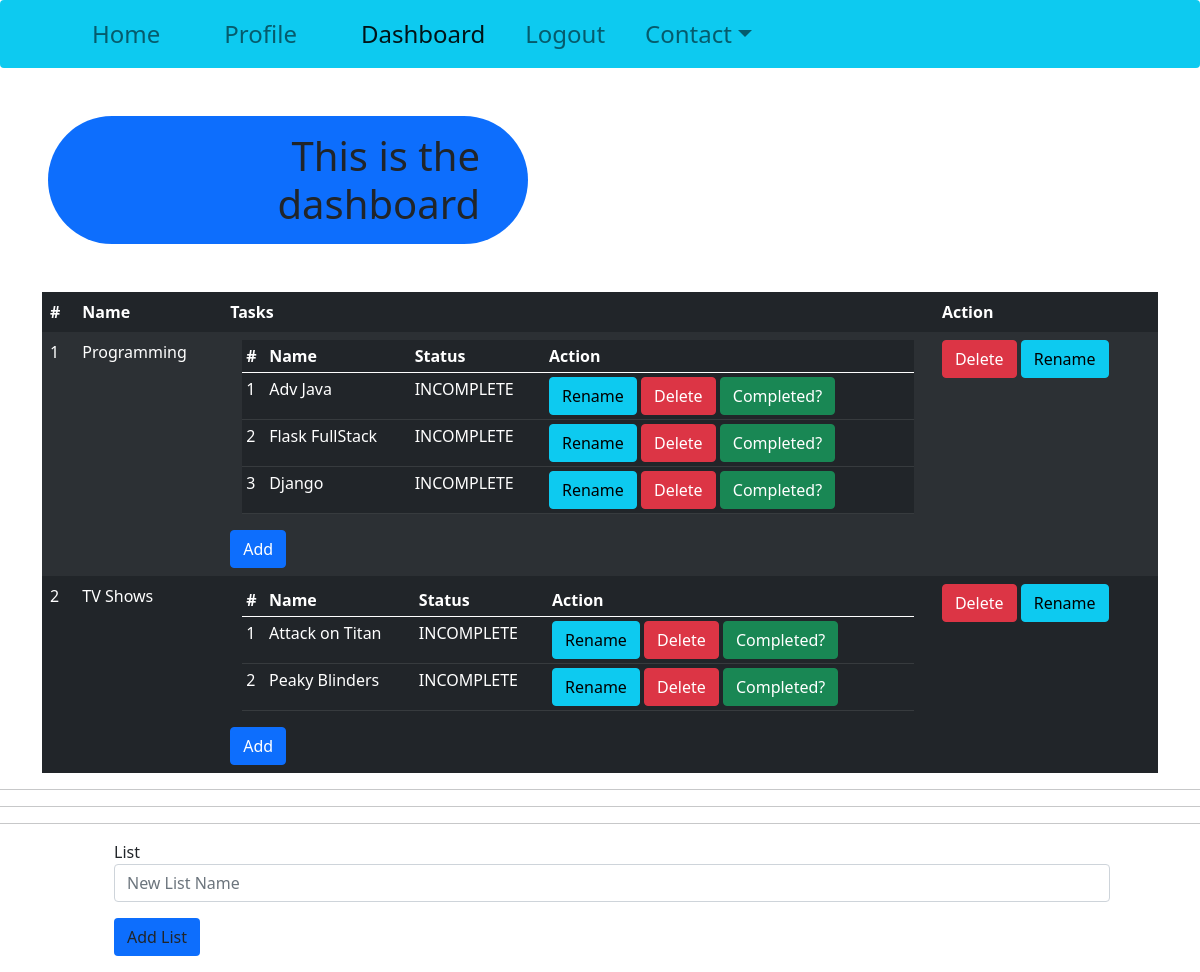
The app's page /dashboard (signed in) with its own data.
### todo/models.py (models this page shows, shortened)
class Lists(db.Model):
    Id = db.Column(db.Integer, primary_key=True)
    name = db.Column(db.String(200), nullable=False)
    tasks = db.relationship('Tasks', backref='listName', lazy=True, cascade="all")
    uid = db.Column(db.Integer, db.ForeignKey('users.Id', ondelete="CASCADE"), nullable=False)

class Tasks(db.Model):
	Id = db.Column(db.Integer, primary_key=True)
	taskName = db.Column(db.String(100), nullable=False, unique=True)
	status = db.Column(db.Boolean, default=False)
	tid = db.Column(db.Integer, db.ForeignKey('lists.Id', ondelete='CASCADE'), nullable=False)

### todo/routes.py (the view)
@app.route('/dashboard', methods=['GET', 'POST'])
def dashboard():
    currentUser = Users.query.filter_by(username=session.get('username')).first()
    tasks = []
    if currentUser.lists and len(currentUser.lists) == 0:
        tasks = []
    else:
        tasks = currentUser.lists
    addList = AddListForm()
    if addList.validate_on_submit():
        currList = Lists(name=addList.List.data, uid=int(currentUser.Id))
        db.session.add(currList)
        db.session.commit()
        flash('A new list was added to your to-do manager!', 'success')
        return redirect(url_for('dashboard'))
    return render_template('dashboard.html', title="Dashboard", dashboard=True, lists=tasks, form=addList, displayList=True, displayTask=False)

### todo/forms.py (shortened to what this page needs)
class AddListForm(FlaskForm):
	add = SubmitField('Add List')
	List = StringField(validators=[DataRequired(), Length(min=5)])

### todo/templates/dashboard.html (shortened to what this page needs)
{% extends "layout.html" %} {% import "bootstrap/wtf.html" as wtf %} {% block title %} TO-DO {% if title %} - {{ title }} {% endif %} {% endblock %} {% block content %}
<h1 class="my-5 mx-5 bg-primary px-5 py-3 rounded-pill text-end" style="width: 40%">This is the dashboard</h1>
<div class="container">
    {% if not lists|length %}
    <div class="fs-1 ">You dont have any lists as of now</div>
    {% else %}
    <table class="table table-striped table-dark table-borderless">
        <thead class="thead-dark ">
            <tr>
                <th scope="col">#</th>
                <th scope="col">Name</th>
                <th scope="col">Tasks</th>
                <th scope="col">Action</th>
            </tr>
        </thead>
        <tbody>
            {% for list in lists %}
            <tr scope="row">
                <td>{{ lists.index(list) + 1}}</td>
                <td>{{ list.name }}</td>
                <td>
                    {% if list.tasks %}
                    <div class="container">
                        <table class="table table-dark table-hover table-sm">
                            <thead class="thead-light">
                                <th scope="col">#</th>
                                <th scope="col">Name</th>
                                <th scope="col">Status</th>
                                <th scope="col">Action</th>
                            </thead>
                            {% for task in list.tasks %}
                            <tr scope="row">
                                <td>{{ list.tasks.index(task) + 1 }}</td>
                                <td>{{ task.taskName }}</td>
                                <td>
                                    {% if not task.status %} INCOMPLETE {% else %} COMPLETE {% endif %}
                                </td>
                                <td>
                                    <span class="float: right">
                                    <a href="/tasks/rename/{{ lists.index(list) + 1 }}/{{ list.tasks.index(task) + 1 }}" class="btn btn-info">Rename</a>
                                </span>
                                    <span class="float: right">
                                    <a href="/tasks/delete/{{ lists.index(list) + 1 }}/{{ list.tasks.index(task) + 1 }}" class="btn btn-danger">Delete</a>
                                </span>
                                    <span class="float: right">
                                    <a href="/tasks/changeStatus/{{ lists.index(list) + 1 }}/{{ list.tasks.index(task) + 1 }}" class="btn btn-{% if not task.status %}success{% else %}danger{% endif %}">{% if not task.status %}Completed? {% else %} Yet to finish? {% endif %}</a>
                                </span>
                                </td>
                            </tr>
                            {% endfor %}
                        </table>
                    </div> {% else %} You have no tasks added to this list {% endif %}
                    <span class="float: right">
                        <a href="/tasks/add/{{ lists.index(list) + 1 }}" class="btn btn-primary">Add</a>
                    </span>
                </td>
                <td>
                    <a href="/lists/delete/{{ lists.index(list) + 1 }}" class="btn btn-danger">Delete</a>
                    <a href="/lists/rename/{{ lists.index(list) + 1 }}" class="btn btn-info">Rename</a>
                </td>
            </tr>
            {% endfor %}
        </tbody>
    </table>
    {% endif %}
</div>
<hr>
<hr>
<hr>
<div class="container">
    <form action=" " method="POST">
        <div class="mb-3 mx-5 form-check">
            {{ wtf.form_field(form.List, placeholder="New List Name", class="form-control") }}
        </div>
        <div class="mb-3 mx-5 form-check">
            {{ wtf.form_field(form.add, class="btn btn-alert bg-primary") }}
        </div>
    </form>
</div>
{% endblock %}

### records on screen
Lists: lists "1", name "Programming"
Tasks: list.tasks.index(task)+1 "1", taskName "Adv Java", status "INCOMPLETE"
Tasks: tasks "2", taskName "Flask FullStack", status "INCOMPLETE"
Tasks: tasks "3", taskName "Django", status "INCOMPLETE"
Lists: lists "2", name "TV Shows"
Tasks: tasks "1", taskName "Attack on Titan", status "INCOMPLETE"
Tasks: tasks "2", taskName "Peaky Blinders", status "INCOMPLETE"
